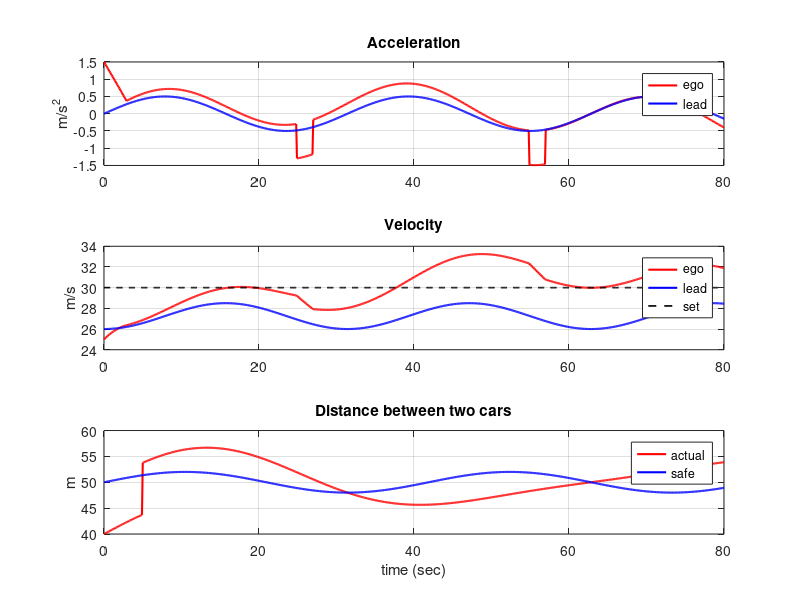

Write the MATLAB code that produced this figure.
t = 0:0.1:80;

% Acceleration profiles
ego_acc = 0.6*sin(0.2*t) + 0.3*sin(0.05*t);
ego_acc(1:30) = ego_acc(1:30) + linspace(1.5, 0, 30);
ego_acc(250:270) = ego_acc(250:270) - 1;
ego_acc(550:570) = ego_acc(550:570) - 1;

lead_acc = 0.5*sin(0.2*t);

% Velocity profiles
set_speed = 30*ones(size(t));
ego_vel = 25 + cumtrapz(t, ego_acc)*0.5;
lead_vel = 26 + cumtrapz(t, lead_acc)*0.5;

% Distance profiles
safe_dist = 50 + 2*sin(0.15*t);
actual_dist = safe_dist + 5*sin(0.1*t);
actual_dist(1:50) = actual_dist(1:50) - 10;

% Plot
figure

subplot(3,1,1)
plot(t, ego_acc, 'r', 'LineWidth', 1.5)
hold on
plot(t, lead_acc, 'b', 'LineWidth', 1.5)
grid on
title('Acceleration')
ylabel('m/s^2')
legend('ego', 'lead')

subplot(3,1,2)
plot(t, ego_vel, 'r', 'LineWidth', 1.5)
hold on
plot(t, lead_vel, 'b', 'LineWidth', 1.5)
plot(t, set_speed, 'k--', 'LineWidth', 1.2)
grid on
title('Velocity')
ylabel('m/s')
legend('ego', 'lead', 'set')

subplot(3,1,3)
plot(t, actual_dist, 'r', 'LineWidth', 1.5)
hold on
plot(t, safe_dist, 'b', 'LineWidth', 1.5)
grid on
title('Distance between two cars')
ylabel('m')
xlabel('time (sec)')
legend('actual', 'safe')
